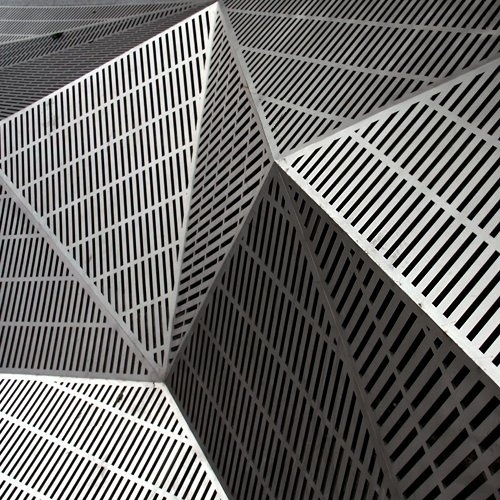
#> input picture image.png, 500 x 500 px
$ jupyter execute 'Coding Project_FengTang.ipynb'
#> lines starting #> are read from the running program, lines starting #| are printed output that depends on the picture
[cell 1]
#MIPS Compouter Literacy Bootcamp: Coding project
#The following code was written with the help of CoPilot

#Import the necessary libraries
import os
import matplotlib.pyplot as plt
from PIL import Image
from PIL import ImageOps
from PIL import ImageFilter
from scipy import stats


#Import a 500x500 pixel image from the local directory and open it
def display_image(image_path):
#> called with image_path = 'image.png'
    if os.path.exists(image_path): #Check if the image file exists at the specified location
        with Image.open(image_path) as img: #Use 'with' to auto open/close the image file
#> img is the input picture: PIL image 500x500 RGB; mean R, G, B 104.7, 103.5, 102.1
            img.show() #Display the image
    else:
        print("Image file '{}' does not exist.".format(image_path))
def main():
    image_path = "image.png" #Define the file name from the local directory
    display_image(image_path)
if __name__ == "__main__":
    main()

#Blur 'image.png' using Gaussian filter
#Define the location of image
def save_blurred_image(image_path, save_path):
#> called with image_path = 'image.png', save_path = 'blurred_image.png'
    if os.path.exists(image_path):
        with Image.open(image_path) as img:
            blurred_img = img.filter(ImageFilter.GaussianBlur(radius=5))  #Use Gaussian filter to blur image with a strength of 5
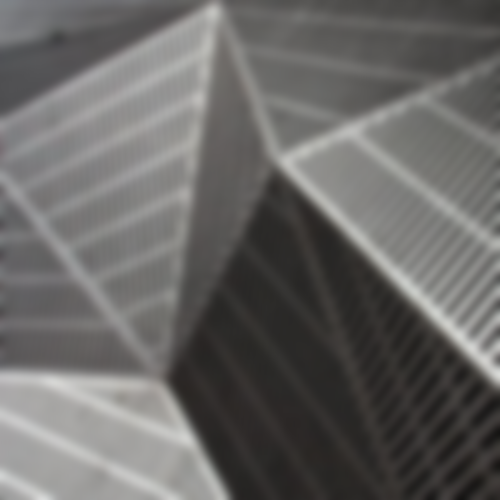
#> blurred_img: PIL image 500x500 RGB; mean R, G, B 104.7, 103.5, 102
            blurred_img.show()
            blurred_img.save(save_path) #Save the blurred image to the specified location
            print("Blurred image saved as '{}'.".format(save_path))
    else:
        print("Image file '{}' does not exist.".format(image_path))
def main_save():
    image_path = "image.png"  #File name we want to blur
    save_path = "blurred_image.png"  #Save file name as 'blurred_image.png'
    save_blurred_image(image_path, save_path)
if __name__ == "__main__":
    main_save()

#Calculate the grayscale histogram for 'image.png' and 'blurred_image.png'
def calculate_histogram(image_path):
#> called with image_path = 'image.png'
    if os.path.exists(image_path):
        with Image.open(image_path) as img:
            grayscale_img = ImageOps.grayscale(img)  #Convert the image to grayscale
            histogram = grayscale_img.histogram()  #Create the histogram of the grayscale image
#> histogram = 256 values, max 8644 at index 0, min 439 at index 87, mean 976.6
            return histogram
    else:
        print("Image file '{}' does not exist.".format(image_path))
        return None
def main_histogram():
    #Locate the files we want to use to calculate the histogram
    original_image_path = "image.png"
    blurred_image_path = "blurred_image.png"
    #Calculate the histograms for both images
    original_histogram = calculate_histogram(original_image_path)
    blurred_histogram = calculate_histogram(blurred_image_path)
    if original_histogram and blurred_histogram:
        print("Original Image Histogram:", original_histogram)
        print("Blurred Image Histogram:", blurred_histogram)
    else:
        print("Could not calculate histograms due to missing files.")
def main():
    main_histogram()
    main()

#Graph the grayscale of 'image.png' and 'blurred_image.png' on the same histogram
def plot_histograms(original_histogram, blurred_histogram):
    plt.figure(figsize=(10, 5))  #Set the figure size
    plt.bar(range(256), original_histogram, alpha=0.5, label='Original Image', color='blue')  #Plot the histogram for the original image
    plt.bar(range(256), blurred_histogram, alpha=0.5, label='Blurred Image', color='red')  #Plot the histogram for the blurred image
    plt.title('Grayscale Histogram Comparison')  #Set the title of the plot
    plt.xlabel('Pixel Value')  #Label for x-axis
    plt.ylabel('Frequency')  #Label for y-axis
    plt.legend()  #Show legend
    plt.show()  #Display the plot
def main_plot():
    original_image_path = "image.png"
    blurred_image_path = "blurred_image.png"
    #Calculate the histograms for both images
    original_histogram = calculate_histogram(original_image_path)
#> original_histogram has the same summary as histogram in calculate_histogram
    blurred_histogram = calculate_histogram(blurred_image_path)
#> blurred_histogram = 256 values, max 7154 at index 41, min 0 at index 0, mean 976.6
    if original_histogram and blurred_histogram:
        plot_histograms(original_histogram, blurred_histogram)  #Plot the histograms
#> in plot_histograms, `plt.show()`:
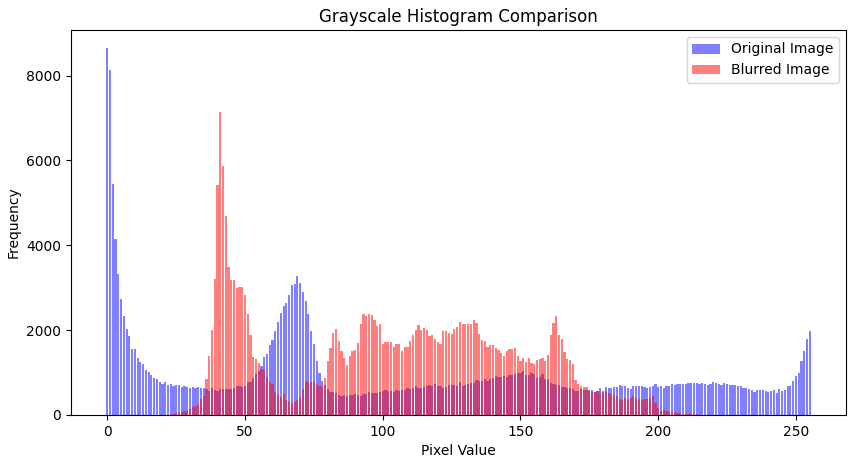
#> figure drawn by matplotlib, 1 panel; tallest bar 8644 high, from x = -0.4 to 0.4; tallest bar 7154 high, from x = 40.6 to 41.4
    else:
        print("Could not plot histograms due to missing files.")
if __name__ == "__main__":
    main_plot()  #Call the main function to plot histograms


#Check for statisitical significant difference between the two histograms using Scipy stats
#Compare the 2 histograms using Welch's t-test to check for statistical significance
def compare_histograms(original_histogram, blurred_histogram):
    t_statistic, p_value = stats.ttest_ind(original_histogram, blurred_histogram, equal_var=False)  #Perform Welch's t-test assuming variance is not equal
    print("T-statistic:", t_statistic)
    print("P-value:", p_value)
    if p_value < 0.05:  #Check if the p-value is less than 0.05 for significance
        print("There is a statistically significant difference between the two histograms.")
    else:
        print("There is no statistically significant difference between the two histograms.")
def main_compare():
    original_image_path = "image.png"
    blurred_image_path = "blurred_image.png"
    original_histogram = calculate_histogram(original_image_path)
#> original_histogram has the same summary as histogram in calculate_histogram
    blurred_histogram = calculate_histogram(blurred_image_path)
    if original_histogram and blurred_histogram:
        compare_histograms(original_histogram, blurred_histogram)  #Compare the histograms
#> in compare_histograms, `t_statistic, p_value = stats.ttest_ind(original_histogram, blurred_his..`: t_statistic = 0; p_value = 1
#| T-statistic: 0.0
#| P-value: 1.0
    else:
        print("Could not compare histograms due to missing files.")
if __name__ == "__main__":
    main_compare()  #Call the main function to compare statistical significance of the histograms

[cell 2]
#Downscale saved 'blurred_image.png' to 250x250 pixels and save it as 'downscaled_blurred_image.png' then display it

def downscale_image(image_path, save_path, size=(250, 250)):
#> called with image_path = 'blurred_image.png', save_path = 'downscaled_blurred_image.png', size = (250, 250)
    if os.path.exists(image_path):
        with Image.open(image_path) as img:
            downscaled_img = img.resize(size, Image.LANCZOS) #Resize the image using the LNACZOS filter
            downscaled_img.save(save_path)
            downscaled_img.show() #Display the image
            print("Downscaled image saved as '{}'.".format(save_path))
    else:
        print("Image file '{}' does not exist.".format(image_path))
def main_downscale():
    image_path = "blurred_image.png"  #Name the image file we want to downscale
    save_path = "downscaled_blurred_image.png"  #Name the file name for the downscaled image
    downscale_image(image_path, save_path)
if __name__ == "__main__":
    main_downscale()
